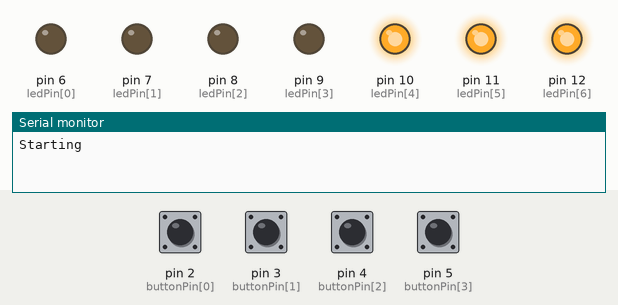
Simulated run of this sketch. Board: Arduino Leonardo, built with avr-gcc and run on an emulated ATmega32U4. Parts: output pins drawn as LEDs (lit = HIGH), the last lines printed to the serial monitor. Dashed ring = blinking. The test bench sets the inputs (shaded band); at power-on: pin 2 (buttonPin[0]), pin 3 (buttonPin[1]), pin 4 (buttonPin[2]), pin 5 (buttonPin[3]) LOW. The board resets itself during the run and starts again.

Above: at 4.9 s.
5.0 s: pin 2 (buttonPin[0]) pulled HIGH for 0.15 s
At 5.3 s:
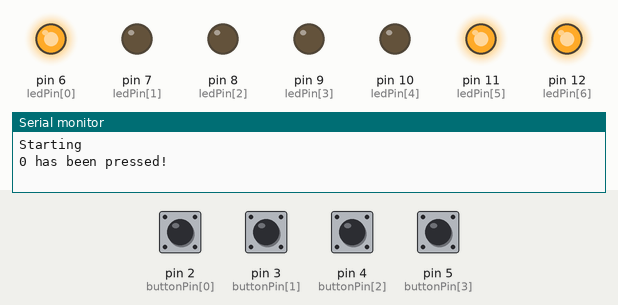
8.1 s: pin 3 (buttonPin[1]) pulled HIGH for 0.15 s
At 8.9 s:
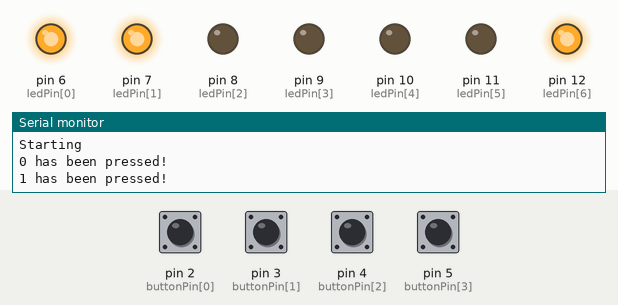
11.2 s: pin 4 (buttonPin[2]) pulled HIGH for 0.15 s
At 13.3 s:
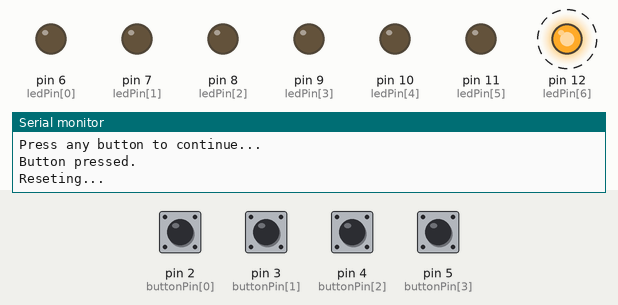
14.3 s: pin 5 (buttonPin[3]) pulled HIGH for 1 s
At 16.8 s:
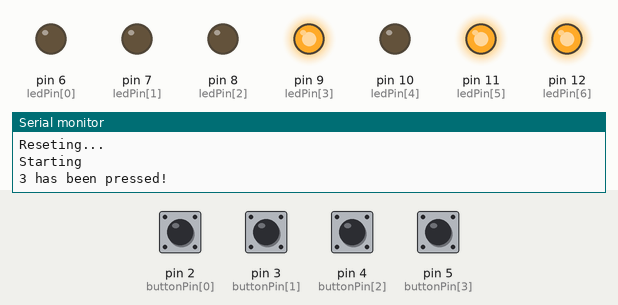
17.7 s: pin 3 (buttonPin[1]) pulled HIGH for 1 s
At 20.0 s:
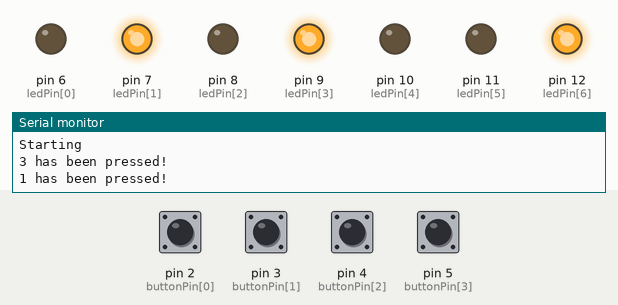
21.7 s: pin 2 (buttonPin[0]) pulled HIGH for 1 s
At 22.6 s:
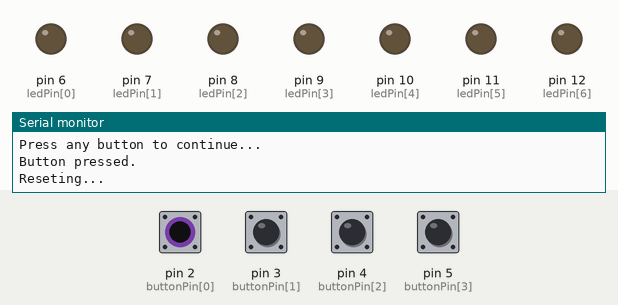
Timing chart, 0 to 26.4 s (numbered marks = the images above; inputs shaded):
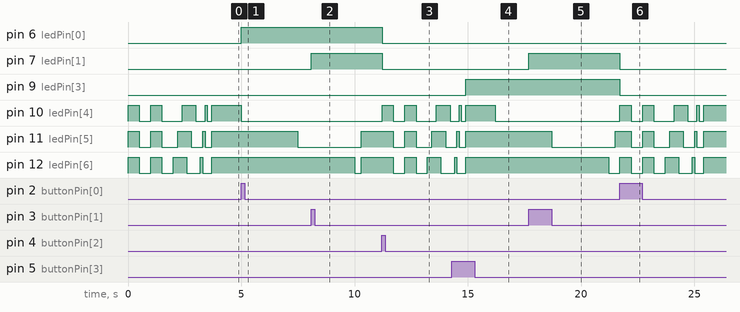

The sketch:

Sum-LED.ino
```cpp
/*
  Emerson Leonardo Lucena
  03/03/2016
*/

#include <avr/wdt.h>

#define FRST 0
#define SCND 1
#define RSLT 2

const int buttonPin[4] = {2,3,4,5};
const int ledPin[7] = {6,7,8,9,10,11,12};

void soft_reset() {
    Serial.println("Reseting...");

    wdt_enable(WDTO_15MS);
    while(1);
}

int number[7], last[4];
int i;

void turnON(int Pin = 13) {
  digitalWrite(Pin,HIGH);
}

void turnOFF(int Pin = 13) {
  digitalWrite(Pin,LOW);
}

void updateLeds(int i) {
  number[i]?turnON(ledPin[i]):turnOFF(ledPin[i]);
}

void waitanybutton() {
  Serial.println("Press any button to continue...");
  int b[4];
  do {
    for(i = 0; i < 4; i++) {
      b[i] = digitalRead(buttonPin[i]);
    }
  } while(!(b[0] || b[1] || b[2] || b[3]));
  Serial.println("Button pressed.");
}

int upd_timer() {
  unsigned long time = millis();

  if(time > 10000) {
    turnOFF(ledPin[6]);
    return 1;
  }
  else if(time > 7500) {
    turnOFF(ledPin[5]);
  }

  else if(time > 5000) {
    turnOFF(ledPin[4]);
  }

  return 0;
}

void firula() { //just visual effects
  for(i = 0; i < 2; i++) {
    turnON(ledPin[4]);
    turnON(ledPin[5]);
    turnON(ledPin[6]);

    delay(500);

    turnOFF(ledPin[4]);
    turnOFF(ledPin[5]);
    turnOFF(ledPin[6]);

    delay(500);
  }

  turnON(ledPin[6]);
  delay(200);
  turnON(ledPin[5]);
  delay(200);
  turnON(ledPin[4]);
  delay(200);

  turnOFF(ledPin[6]);
  delay(200);
  turnOFF(ledPin[5]);
  delay(200);
  turnOFF(ledPin[4]);
  delay(200);

  turnON(ledPin[6]);
  delay(100);
  turnOFF(ledPin[6]);
  turnON(ledPin[5]);
  delay(100);
  turnOFF(ledPin[5]);
  turnON(ledPin[4]);
  delay(100);
  turnOFF(ledPin[4]);

  delay(200);
  turnON(ledPin[4]);
  turnON(ledPin[5]);
  turnON(ledPin[6]);
}

void setup() {
  MCUSR = 0;
  wdt_disable();

  Serial.begin(9600);

  for(i=0;i<7;i++) pinMode(ledPin[i], OUTPUT);
  //for(i=0;i<4;i++) pinMode(buttonPin[i], INPUT); // not necessary - pins are already defined as INPUT

  firula();
}

void loop() {
  Serial.println("Starting");
  while(!upd_timer()) {
    for(i = 0; i < 4; i++) {

      int aux = last[i];
      int but = digitalRead(buttonPin[i]);
      if(but && !aux) {
        number[i] ^= 1;
        Serial.print(i);
        Serial.println(" has been pressed!");
      }
      last[i] = but;
      updateLeds(i);
    }
  }

  delay(300);

  int ans = 0;
  ans += (number[0] + number[2]) * 2 + number[1] + number[3];

  Serial.print("The result is ");
  Serial.println(ans);

  number[6] = ans%2;
  ans /= 2;
  updateLeds(6);

  number[5] = ans%2;
  ans /= 2;
  updateLeds(5);

  number[4] = ans%2;
  updateLeds(4);

  waitanybutton();
  soft_reset();
}
```

Measured:
- after the input at 5.0 s, pin 6 (ledPin[0]): LOW → HIGH at once
- after the input at 8.1 s, pin 7 (ledPin[1]): LOW → HIGH at once
- after the input at 11.2 s, pin 6 (ledPin[0]), pin 7 (ledPin[1]): HIGH → LOW at once
- after the input at 14.3 s, pin 9 (ledPin[3]): LOW → HIGH after 0.62 s
- after the input at 17.7 s, pin 7 (ledPin[1]): LOW → HIGH at once
- after the input at 21.7 s, pin 7 (ledPin[1]), pin 9 (ledPin[3]): HIGH → LOW at once
